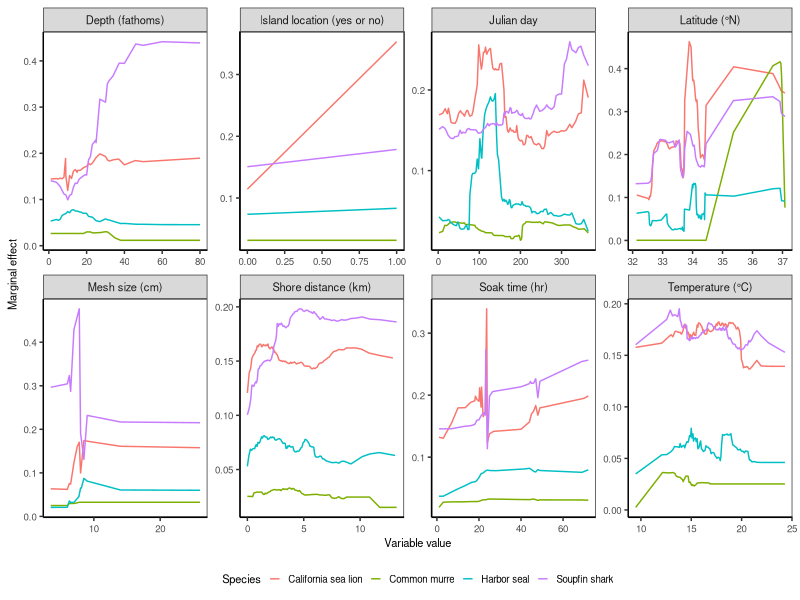

This figure's R source: (Note: this script raises an error after producing the figure.)

# Clear workspace
rm(list = ls())

# Setup
################################################################################

# Packages
library(tidyverse)

# Directories
plotdir <- "figures"


# Read data
################################################################################

data <- read.csv("model_result/marginal_effects.csv")

# Plot data
################################################################################

# Theme
base_theme <-  theme(axis.text=element_text(size=7),
                     axis.title=element_text(size=8),
                     legend.text=element_text(size=7),
                     legend.title=element_text(size=8),
                     strip.text=element_text(size=8),
                     # Gridlines
                     panel.grid.major = element_blank(), 
                     panel.grid.minor = element_blank(),
                     panel.background = element_blank(), 
                     axis.line = element_line(colour = "black"),
                     # Legend
                     legend.background = element_rect(fill=alpha('blue', 0)))

# Plot
g <- ggplot(data, aes(x=value, y=prob, color=species)) +
  facet_wrap(~variable, ncol=4, scales="free") +
  geom_line() +
  # Labels
  labs(x="Variable value", y="Marginal effect") +
  # Legend
  scale_color_discrete(name="Species") +
  # Theme
  theme_bw() + base_theme +
  theme(legend.key.size=unit(0.3, "cm"),
        legend.position = "bottom")
g

# Export
ggsave(g, filename=file.path(plotdir, "Fig6_marginal_effects.png"), 
       width=7, height=3.75, units="in", dpi=600)
